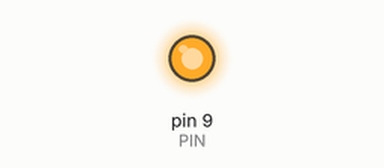
Simulated run of this sketch. Board: Arduino Uno, built with avr-gcc and run on an emulated ATmega328P. On the bench: output pins drawn as LEDs (lit = HIGH).

Above: at 0.1 s.
At 10.3 s:
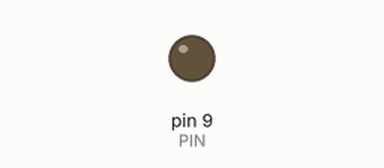
Timing chart, 0 to 26.5 s (numbered marks = the images above):
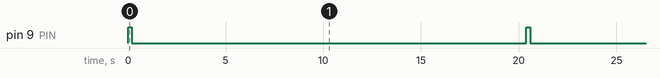

Measured:
- by itself, pin 9 (PIN): alternates HIGH for 0.20 s and LOW for 20.2 s

The sketch:

arduino_main.ino
```cpp
#define PIN            9
void setup() {
  // 初始化9脚为输出脚
  pinMode(PIN, OUTPUT);
}

void loop() {
  digitalWrite(PIN, HIGH);   // 9管教置高
  delay(200);                // 延时0.2s
  digitalWrite(PIN, LOW);    // 9管教置低
  delay(200);                // 延时0.2s
　delay(20000);              // 相机多长时间拍一张照片,此处是20s
}
```
